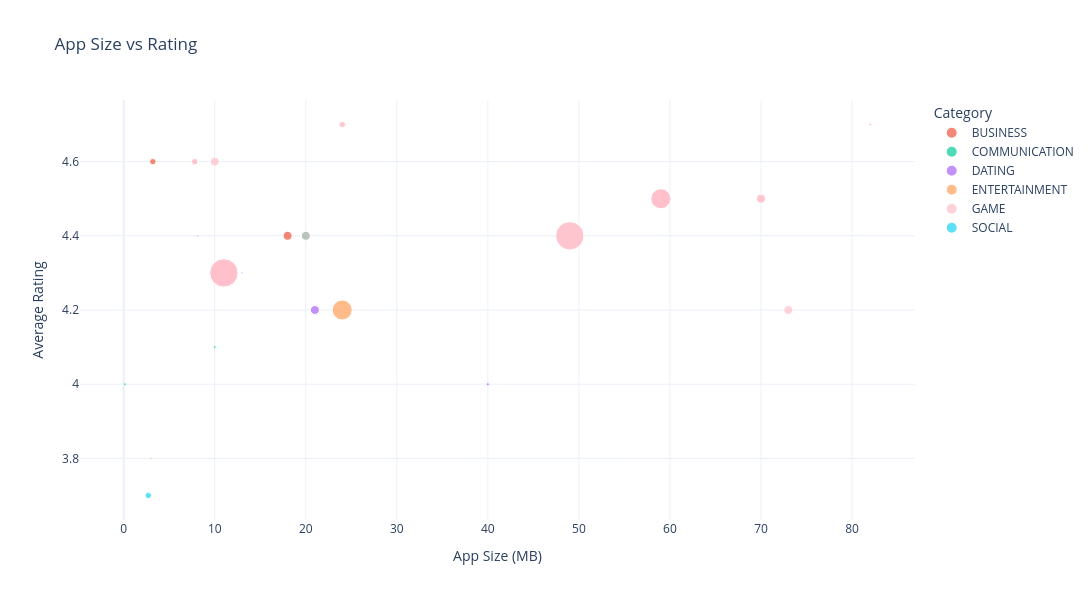

This figure's notebook cell:
### Code cell
fig.update_layout(
    xaxis_title="App Size (MB)",
    yaxis_title="Average Rating",
    legend_title="Category",
    template="plotly_white",
    height=600,
    width=1100
)

### Figure 1 — Plotly figure (JSON) as saved in the notebook; plotly's stock layout.template omitted (floating-point values rounded to 4 significant figures)
{"data": [{"hovertemplate": "<b>%{hovertext}</b><br><br>Category=BUSINESS<br>Size_MB=%{x}<br>Rating=%{y}<br>Installs=%{marker.size}<extra></extra>", "hovertext": ["Google Primer", "Call Blocker"], "legendgroup": "BUSINESS", "marker": {"color": "#EF553B", "size": [10000000.0, 5000000.0], "sizemode": "area", "sizeref": 250000, "symbol": "circle"}, "mode": "markers", "name": "BUSINESS", "orientation": "v", "showlegend": true, "type": "scatter", "x": [18.0, 3.2], "xaxis": "x", "y": [4.4, 4.6], "yaxis": "y"}, {"hovertemplate": "<b>%{hovertext}</b><br><br>Category=COMMUNICATION<br>Size_MB=%{x}<br>Rating=%{y}<br>Installs=%{marker.size}<extra></extra>", "hovertext": ["Chrome Dev", "GMX Mail", "GroupMe", "Call Blocker", "CallApp: Caller ID, Blocker & Phone Call Recorder", "Burner - Free Phone Number", "Caller ID +", "Chrome Dev", "CallApp: Caller ID, Blocker & Phone Call Recorder"], "legendgroup": "COMMUNICATION", "marker": {"color": "#00cc96", "size": [5000000.0, 10000000.0, 10000000.0, 1000000.0, 10000000.0, 1000000.0, 1000000.0, 5000000.0, 10000000.0], "sizemode": "area", "sizeref": 250000, "symbol": "circle"}, "mode": "markers", "name": "COMMUNICATION", "orientation": "v", "showlegend": true, "type": "scatter", "x": [NaN, NaN, NaN, 10.0, 20.0, NaN, 0.1152, NaN, 20.0], "xaxis": "x", "y": [4.4, 4.3, 4.5, 4.1, 4.4, 4.3, 4.0, 4.4, 4.4], "yaxis": "y"}, {"hovertemplate": "<b>%{hovertext}</b><br><br>Category=DATING<br>Size_MB=%{x}<br>Rating=%{y}<br>Installs=%{marker.size}<extra></extra>", "hovertext": ["Hily: Dating, Chat, Match, Meet & Hook up", "CMB Free Dating App", "FlirtChat - ♥Free Dating/Flirting App♥", "CMB Free Dating App", "Hily: Dating, Chat, Match, Meet & Hook up", "Hitwe - meet people and chat", "Hily: Dating, Chat, Match, Meet & Hook up", "2Date Dating App, Love and matching", "FlirtChat - ♥Free Dating/Flirting App♥"], "legendgroup": "DATING", "marker": {"color": "#ab63fa", "size": [100000.0, 1000000.0, 500000.0, 1000000.0, 100000.0, 10000000.0, 100000.0, 500000.0, 500000.0], "sizemode": "area", "sizeref": 250000, "symbol": "circle"}, "mode": "markers", "name": "DATING", "orientation": "v", "showlegend": true, "type": "scatter", "x": [56.0, 40.0, 13.0, 40.0, 56.0, 21.0, 56.0, 8.1, 13.0], "xaxis": "x", "y": [4.1, 4.0, 4.3, 4.0, 4.1, 4.2, 4.1, 4.4, 4.3], "yaxis": "y"}, {"hovertemplate": "<b>%{hovertext}</b><br><br>Category=ENTERTAINMENT<br>Size_MB=%{x}<br>Rating=%{y}<br>Installs=%{marker.size}<extra></extra>", "hovertext": ["Amazon Prime Video", "Cooking Channel"], "legendgroup": "ENTERTAINMENT", "marker": {"color": "#FFA15A", "size": [50000000.0, 100000.0], "sizemode": "area", "sizeref": 250000, "symbol": "circle"}, "mode": "markers", "name": "ENTERTAINMENT", "orientation": "v", "showlegend": true, "type": "scatter", "x": [24.0, 16.0], "xaxis": "x", "y": [4.2, 4.1], "yaxis": "y"}, {"hovertemplate": "<b>%{hovertext}</b><br><br>Category=GAME<br>Size_MB=%{x}<br>Rating=%{y}<br>Installs=%{marker.size}<extra></extra>", "hovertext": ["Block Puzzle", "Granny", "Flow Free", "Cut the Rope FULL FREE", "Block Puzzle", "Granny", "Flow Free", "Granny", "Color by Number – New Coloring Book", "Draw In", "Honkai Impact 3rd", "Honkai Impact 3rd", "Block Puzzle", "Flow Free", "Granny", "Doodle Jump", "Dude Perfect 2", "Block Puzzle", "Candy Bomb", "Flow Free", "Cut the Rope FULL FREE", "1LINE – One Line with One Touch", "4 in a Row", "Four In A Line", "Granny", "Color by Number – New Coloring Book", "Dude Perfect 2"], "legendgroup": "GAME", "marker": {"color": "pink", "size": [5000000.0, 50000000.0, 100000000.0, 100000000.0, 5000000.0, 50000000.0, 100000000.0, 50000000.0, 5000000.0, 10000000.0, 1000000.0, 1000000.0, 5000000.0, 100000000.0, 50000000.0, 50000000.0, 10000000.0, 5000000.0, 10000000.0, 100000000.0, 100000000.0, 10000000.0, 500000.0, 1000000.0, 50000000.0, 5000000.0, 10000000.0], "sizemode": "area", "sizeref": 250000, "symbol": "circle"}, "mode": "markers", "name": "GAME", "orientation": "v", "showlegend": true, "type": "scatter", "x": [7.8, 59.0, 11.0, 49.0, 7.8, 59.0, 11.0, 59.0, 24.0, 73.0, 82.0, 82.0, 7.8, 11.0, 59.0, NaN, 70.0, 7.8, 20.0, 11.0, 49.0, 10.0, NaN, 3.0, 59.0, 24.0, 70.0], "xaxis": "x", "y": [4.6, 4.5, 4.3, 4.4, 4.6, 4.5, 4.3, 4.5, 4.7, 4.2, 4.7, 4.7, 4.6, 4.3, 4.5, 4.3, 4.5, 4.6, 4.4, 4.3, 4.4, 4.6, 3.8, 3.8, 4.5, 4.7, 4.5], "yaxis": "y"}, {"hovertemplate": "<b>%{hovertext}</b><br><br>Category=SOCIAL<br>Size_MB=%{x}<br>Rating=%{y}<br>Installs=%{marker.size}<extra></extra>", "hovertext": ["Blogger"], "legendgroup": "SOCIAL", "marker": {"color": "#19d3f3", "size": [5000000.0], "sizemode": "area", "sizeref": 250000, "symbol": "circle"}, "mode": "markers", "name": "SOCIAL", "orientation": "v", "showlegend": true, "type": "scatter", "x": [2.7], "xaxis": "x", "y": [3.7], "yaxis": "y"}], "layout": {"height": 600, "legend": {"itemsizing": "constant", "title": {"text": "Category"}, "tracegroupgap": 0}, "title": {"text": "App Size vs Rating"}, "width": 1100, "xaxis": {"anchor": "y", "domain": [0, 1], "title": {"text": "App Size (MB)"}}, "yaxis": {"anchor": "x", "domain": [0, 1], "title": {"text": "Average Rating"}}}}
